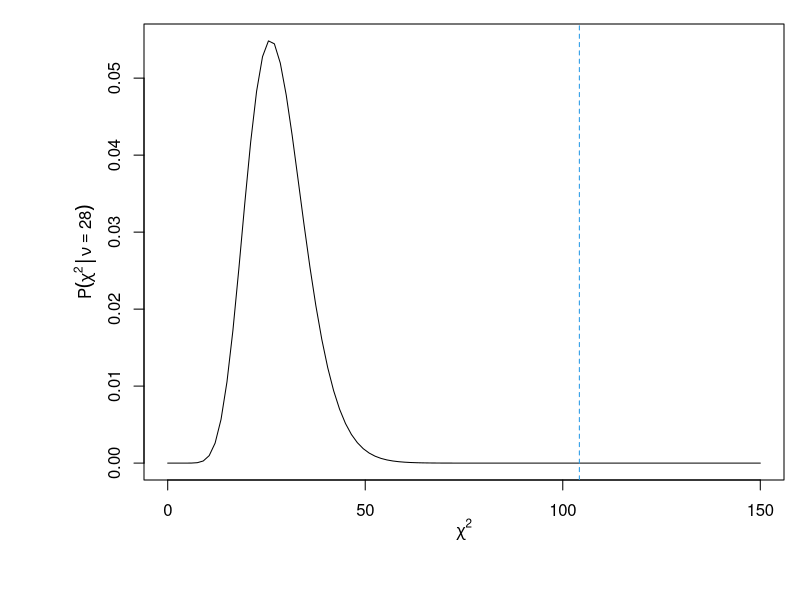

The R script that drew this image:
open.png = function(name, width=3.05, height=2.8, units='in', resolution=300, points=9, xmin=0.15,xmax=0.99,ymin=0.17,ymax=0.99,plt=c(xmin,xmax,ymin,ymax), mgp=c(2.2,1,0), pch=".", ...) {
 png(name, width=width, height=height, pointsize=points, units=units, res=resolution)
 par(plt=plt, mgp=mgp, pch=pch, ...)
}



open.png('modelcheck-chisq.png', resolution=200, height=2.5, ymin=0.2, xmax=0.98, ymax=0.96, xmin=0.18)
curve(dchisq(x, 28), 0, 150, ylab=expression(P(chi^2*group("|",nu==28,""))), xlab=expression(chi^2))
abline(v=104.2, lty=2, col=4)
dev.off()

